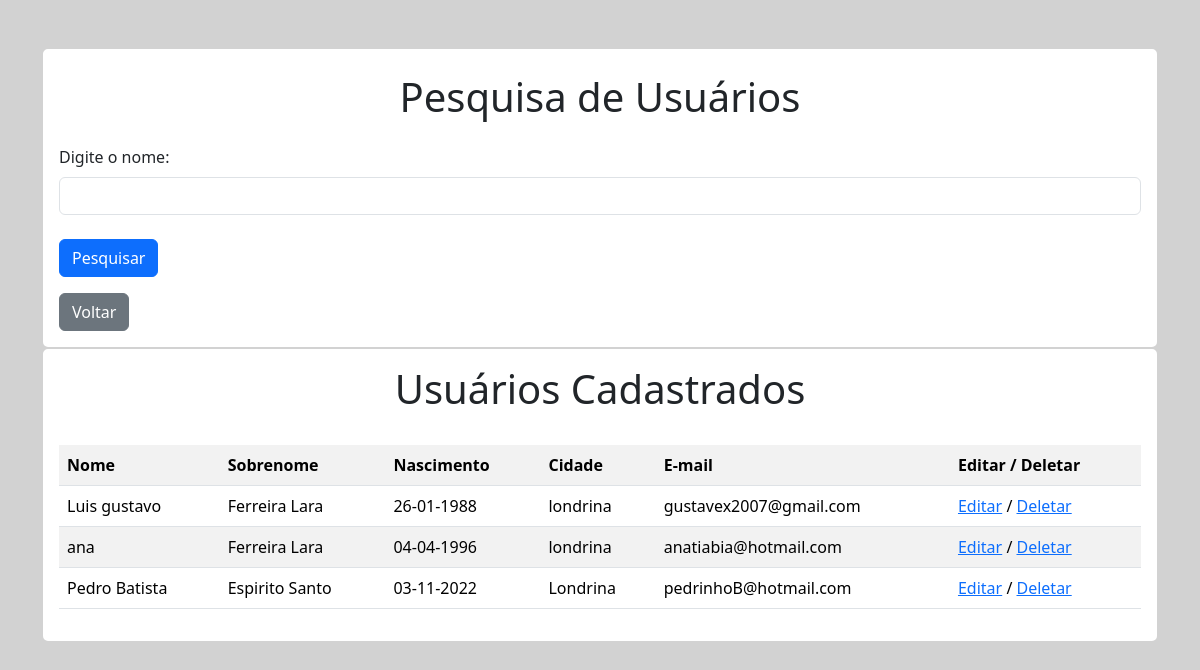
Screenshot of /pesquisa.php with the database file from the repository.
### tables this page shows
CREATE TABLE `cadastro` (
  `id` int(11) NOT NULL,
  `nome` varchar(100) NOT NULL,
  `sobrenome` varchar(140) NOT NULL,
  `nascimento` date NOT NULL,
  `cidade` varchar(100) NOT NULL,
  `email` varchar(255) NOT NULL,
  `operacao` varchar(1) NOT NULL
);

### POO/user.php (called while the page is built, shortened)
<?php
require_once 'Connection.php';
class User {
  protected $id;
  protected $nome;
  protected $sobrenome;
  protected $nascimento;
  protected $cidade;
  protected $email;
  public function load($name){
    if(isset($name)){
      $connection = new Connection();
      $dados = $connection->queryR($name);
      $arr = array();
      foreach ($dados as $dado) {
        $object = new User;
        $object->setId($dado['id']);
        $object->setNome($dado['nome']);
        $object->setSobrenome($dado['sobrenome']);
        $object->setNascimento($dado['nascimento']);
        $object->setCidade($dado['cidade']);
        $object->setEmail($dado['email']);
        $arr[] = $object;
      }
      return $arr;
    }
  }
  public function getId(){
    return $this->id;
  }
  public function setId($i){
    $this->id = $i;
  }
  public function getNome(){
    return $this->nome;
  }
  public function setNome($n){
    $this->nome = $n;
  }
  public function getSobrenome(){
    return $this->sobrenome;
  }
  public function setSobrenome($s){
    $this->sobrenome = $s;
  }
  public function getNewNascimento(){
    $date = new DateTime($this->nascimento);
    return $date->format('d-m-Y');
  }
  public function setNascimento($n){
    $this->nascimento = $n;
  }
  public function getCidade(){
    return $this->cidade;
  }
  public function setCidade($c){
    $this->cidade = $c;
  }
  public function getEmail(){
    return $this->email;
  }
  public function setEmail($e){
    $this->email = $e;
  }
}
?>

### POO/connection.php (called while the page is built, shortened)
<?php
  class Connection {
    public $host = 'localhost';
    public $user = 'root';
    public $pass = '';
    public $db = 'crudphp';
    public function getCon(){
      return $con = mysqli_connect($this->host, $this->user, $this->pass, $this->db);
    }
    public function queryR($n){
      $sqlRead = "SELECT * FROM `cadastro` WHERE `nome` LIKE '%$n%' OR `sobrenome` LIKE '%$n%'";
      $query = mysqli_query($this->getCon(), $sqlRead);
      if(empty($query) || $query->num_rows == 0){
        echo "Usuário não encontrado.";
      }else{
        return mysqli_fetch_all($query, MYSQLI_ASSOC);
      }
    }
  }
?>

### pesquisa.php (the view, shortened to what this page needs)
<!DOCTYPE html>
<html lang="en">
<head>
  <link href="https://cdn.jsdelivr.net/npm/bootstrap@5.3.3/dist/css/bootstrap.min.css" rel="stylesheet"
>
</head>
<body style="background-color:#d2d2d2;">
  <header>
    <br><br>
  </header>
  <main>
    <div class="container-md">
      <div class="card">
        <br>
        <h1 class="text-center">Pesquisa de Usuários</h1>
        <div class="card-body">
          <form action="" method="get" class="mb-3">
            <label class="form-label" for="pesquisa">Digite o nome:</label>
            <input class="form-control" type="search" name="busca" id="busca" autofocus>
            <br>
            <input type="submit" value="Pesquisar" class="btn btn-primary btn-ld">
          </form>
          <a class="btn btn-secondary btn-ld" href="index.php">Voltar</a>
        </div>
      </div>
      <div class="card">
        <div class="card-body">
          <h1 class="text-center">Usuários Cadastrados</h1><br>
          <table class="table table-striped table-hover">
            <tr>
              <th>Nome</th>
              <th>Sobrenome</th>
              <th>Nascimento</th>
              <th>Cidade</th>
              <th>E-mail</th>
              <th>Editar / Deletar</th>
            </tr>
            <?php
              include_once 'poo\user.php';
              $user = new User;
              $list = $user->load($_GET['busca'] ?? '');
              if(!empty($list)){
                foreach ($list as $object) {
                  echo "<tr>
                        <td>".$object->getNome()."</td>
                        <td>".$object->getSobrenome()."</td>
                        <td>".$object->getNewNascimento()."</td>
                        <td>".$object->getCidade()."</td>
                        <td>".$object->getEmail()."</td>
                        <td><a href='update.php?id=".$object->getId()."'>Editar</a> / <a href='poo/user_object.php?del=".$object->getId()."'>Deletar</a></td>
                      </tr>";
                }
              }
            ?>
          </table>
        </div>
      </div>
    </div>
  </main>
</body>
</html>

### rows the page displays
cadastro: nome "Luis gustavo", sobrenome "Ferreira Lara", nascimento "26-01-1988", cidade "londrina", email "gustavex2007@gmail.com"
cadastro: nome "ana", sobrenome "Ferreira Lara", nascimento "04-04-1996", cidade "londrina", email "anatiabia@hotmail.com"
cadastro: nome "Pedro Batista", sobrenome "Espirito Santo", nascimento "03-11-2022", cidade "Londrina", email "pedrinhoB@hotmail.com"
